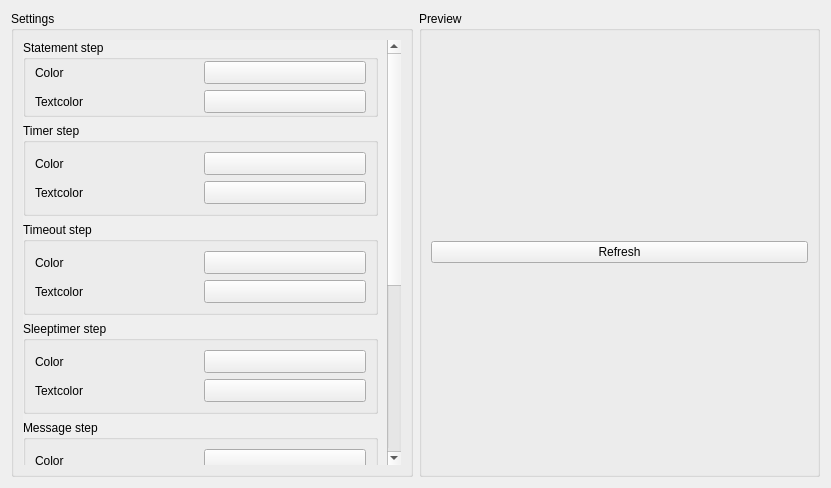
<?xml version="1.0" encoding="UTF-8"?>
<ui version="4.0">
 <class>IrdlEditorStepSettings</class>
 <widget class="QWidget" name="IrdlEditorStepSettings">
  <property name="geometry">
   <rect>
    <x>0</x>
    <y>0</y>
    <width>831</width>
    <height>488</height>
   </rect>
  </property>
  <layout class="QHBoxLayout" name="horizontalLayout">
   <item>
    <widget class="QGroupBox" name="Settings">
     <property name="title">
      <string>Settings</string>
     </property>
     <layout class="QVBoxLayout" name="verticalLayout">
      <item>
       <widget class="QScrollArea" name="scrollArea">
        <property name="sizePolicy">
         <sizepolicy hsizetype="Ignored" vsizetype="Expanding">
          <horstretch>0</horstretch>
          <verstretch>0</verstretch>
         </sizepolicy>
        </property>
        <property name="styleSheet">
         <string notr="true">QScrollArea { background: transparent; }
QScrollArea &gt; QWidget &gt; QWidget { background: transparent; }</string>
        </property>
        <property name="frameShape">
         <enum>QFrame::NoFrame</enum>
        </property>
        <property name="horizontalScrollBarPolicy">
         <enum>Qt::ScrollBarAlwaysOff</enum>
        </property>
        <property name="widgetResizable">
         <bool>true</bool>
        </property>
        <widget class="QWidget" name="scrollAreaWidgetContents">
         <property name="geometry">
          <rect>
           <x>0</x>
           <y>0</y>
           <width>367</width>
           <height>663</height>
          </rect>
         </property>
         <layout class="QVBoxLayout" name="verticalLayout_4">
          <property name="leftMargin">
           <number>0</number>
          </property>
          <property name="topMargin">
           <number>0</number>
          </property>
          <property name="bottomMargin">
           <number>0</number>
          </property>
          <item>
           <widget class="QGroupBox" name="StatementStep">
            <property name="title">
             <string>Statement step</string>
            </property>
            <layout class="QGridLayout" name="gridLayout_2">
             <property name="topMargin">
              <number>1</number>
             </property>
             <property name="bottomMargin">
              <number>1</number>
             </property>
             <item row="0" column="0">
              <widget class="QLabel" name="StatementColorLabel">
               <property name="text">
                <string>Color</string>
               </property>
              </widget>
             </item>
             <item row="0" column="1">
              <widget class="Utils::QtColorButton" name="StatementColor">
               <property name="sizePolicy">
                <sizepolicy hsizetype="Ignored" vsizetype="Fixed">
                 <horstretch>0</horstretch>
                 <verstretch>0</verstretch>
                </sizepolicy>
               </property>
               <property name="text">
                <string/>
               </property>
              </widget>
             </item>
             <item row="1" column="0">
              <widget class="QLabel" name="StatementTextcolorLabel">
               <property name="text">
                <string>Textcolor</string>
               </property>
              </widget>
             </item>
             <item row="1" column="1">
              <widget class="Utils::QtColorButton" name="StatementTextcolor">
               <property name="sizePolicy">
                <sizepolicy hsizetype="Ignored" vsizetype="Fixed">
                 <horstretch>0</horstretch>
                 <verstretch>0</verstretch>
                </sizepolicy>
               </property>
               <property name="text">
                <string/>
               </property>
              </widget>
             </item>
            </layout>
           </widget>
          </item>
          <item>
           <widget class="QGroupBox" name="TimerStep">
            <property name="title">
             <string>Timer step</string>
            </property>
            <layout class="QGridLayout" name="gridLayout">
             <item row="2" column="0">
              <widget class="QLabel" name="TimerTextcolorLabel">
               <property name="text">
                <string>Textcolor</string>
               </property>
              </widget>
             </item>
             <item row="2" column="1">
              <widget class="Utils::QtColorButton" name="TimerTextcolor">
               <property name="sizePolicy">
                <sizepolicy hsizetype="Ignored" vsizetype="Fixed">
                 <horstretch>0</horstretch>
                 <verstretch>0</verstretch>
                </sizepolicy>
               </property>
               <property name="text">
                <string/>
               </property>
              </widget>
             </item>
             <item row="1" column="0">
              <widget class="QLabel" name="TimerColorLabel">
               <property name="text">
                <string>Color</string>
               </property>
              </widget>
             </item>
             <item row="1" column="1">
              <widget class="Utils::QtColorButton" name="TimerColor">
               <property name="sizePolicy">
                <sizepolicy hsizetype="Ignored" vsizetype="Fixed">
                 <horstretch>0</horstretch>
                 <verstretch>0</verstretch>
                </sizepolicy>
               </property>
               <property name="text">
                <string/>
               </property>
              </widget>
             </item>
            </layout>
           </widget>
          </item>
          <item>
           <widget class="QGroupBox" name="TimeoutStep">
            <property name="title">
             <string>Timeout step</string>
            </property>
            <layout class="QGridLayout" name="gridLayout_3">
             <item row="2" column="0">
              <widget class="QLabel" name="TimeoutTextcolorLabel">
               <property name="text">
                <string>Textcolor</string>
               </property>
              </widget>
             </item>
             <item row="2" column="1">
              <widget class="Utils::QtColorButton" name="TimeoutTextcolor">
               <property name="sizePolicy">
                <sizepolicy hsizetype="Ignored" vsizetype="Fixed">
                 <horstretch>0</horstretch>
                 <verstretch>0</verstretch>
                </sizepolicy>
               </property>
               <property name="text">
                <string/>
               </property>
              </widget>
             </item>
             <item row="1" column="0">
              <widget class="QLabel" name="TimeoutColorLabel">
               <property name="text">
                <string>Color</string>
               </property>
              </widget>
             </item>
             <item row="1" column="1">
              <widget class="Utils::QtColorButton" name="TimeoutColor">
               <property name="sizePolicy">
                <sizepolicy hsizetype="Ignored" vsizetype="Fixed">
                 <horstretch>0</horstretch>
                 <verstretch>0</verstretch>
                </sizepolicy>
               </property>
               <property name="text">
                <string/>
               </property>
              </widget>
             </item>
            </layout>
           </widget>
          </item>
          <item>
           <widget class="QGroupBox" name="SleeptimerStep">
            <property name="title">
             <string>Sleeptimer step</string>
            </property>
            <layout class="QGridLayout" name="gridLayout_4">
             <item row="2" column="0">
              <widget class="QLabel" name="SleeptimerColorLabel">
               <property name="text">
                <string>Color</string>
               </property>
              </widget>
             </item>
             <item row="3" column="1">
              <widget class="Utils::QtColorButton" name="SleeptimerTextcolor">
               <property name="sizePolicy">
                <sizepolicy hsizetype="Ignored" vsizetype="Fixed">
                 <horstretch>0</horstretch>
                 <verstretch>0</verstretch>
                </sizepolicy>
               </property>
               <property name="text">
                <string/>
               </property>
              </widget>
             </item>
             <item row="3" column="0">
              <widget class="QLabel" name="SleeptimerTextcolorLabel">
               <property name="text">
                <string>Textcolor</string>
               </property>
              </widget>
             </item>
             <item row="2" column="1">
              <widget class="Utils::QtColorButton" name="SleeptimerColor">
               <property name="sizePolicy">
                <sizepolicy hsizetype="Ignored" vsizetype="Fixed">
                 <horstretch>0</horstretch>
                 <verstretch>0</verstretch>
                </sizepolicy>
               </property>
               <property name="text">
                <string/>
               </property>
              </widget>
             </item>
            </layout>
           </widget>
          </item>
          <item>
           <widget class="QGroupBox" name="MessageStep">
            <property name="title">
             <string>Message step</string>
            </property>
            <layout class="QGridLayout" name="gridLayout_5">
             <item row="2" column="1">
              <widget class="Utils::QtColorButton" name="MessageTextcolor">
               <property name="sizePolicy">
                <sizepolicy hsizetype="Ignored" vsizetype="Fixed">
                 <horstretch>0</horstretch>
                 <verstretch>0</verstretch>
                </sizepolicy>
               </property>
               <property name="text">
                <string/>
               </property>
              </widget>
             </item>
             <item row="0" column="0">
              <widget class="QLabel" name="MessageColorLabel">
               <property name="text">
                <string>Color</string>
               </property>
              </widget>
             </item>
             <item row="2" column="0">
              <widget class="QLabel" name="MessageTextcolorLabel">
               <property name="text">
                <string>Textcolor</string>
               </property>
              </widget>
             </item>
             <item row="0" column="1">
              <widget class="Utils::QtColorButton" name="MessageColor">
               <property name="sizePolicy">
                <sizepolicy hsizetype="Ignored" vsizetype="Fixed">
                 <horstretch>0</horstretch>
                 <verstretch>0</verstretch>
                </sizepolicy>
               </property>
               <property name="text">
                <string/>
               </property>
              </widget>
             </item>
            </layout>
           </widget>
          </item>
          <item>
           <widget class="QGroupBox" name="CheckmessageStep">
            <property name="title">
             <string>Checkmessage step</string>
            </property>
            <layout class="QGridLayout" name="gridLayout_6">
             <item row="1" column="1">
              <widget class="Utils::QtColorButton" name="CheckmessageTextcolor">
               <property name="sizePolicy">
                <sizepolicy hsizetype="Ignored" vsizetype="Fixed">
                 <horstretch>0</horstretch>
                 <verstretch>0</verstretch>
                </sizepolicy>
               </property>
               <property name="text">
                <string/>
               </property>
              </widget>
             </item>
             <item row="1" column="0">
              <widget class="QLabel" name="CheckmessageTextcolorLabel">
               <property name="text">
                <string>Textcolor</string>
               </property>
              </widget>
             </item>
             <item row="0" column="0">
              <widget class="QLabel" name="CheckmessageColorLabel">
               <property name="text">
                <string>Color</string>
               </property>
              </widget>
             </item>
             <item row="0" column="1">
              <widget class="Utils::QtColorButton" name="CheckmessageColor">
               <property name="sizePolicy">
                <sizepolicy hsizetype="Ignored" vsizetype="Fixed">
                 <horstretch>0</horstretch>
                 <verstretch>0</verstretch>
                </sizepolicy>
               </property>
               <property name="text">
                <string/>
               </property>
              </widget>
             </item>
            </layout>
           </widget>
          </item>
          <item>
           <widget class="QGroupBox" name="FragmentStep">
            <property name="title">
             <string>Fragment step</string>
            </property>
            <layout class="QGridLayout" name="gridLayout_7">
             <item row="2" column="0">
              <widget class="QLabel" name="RegionColorLabel">
               <property name="text">
                <string>Regioncolor</string>
               </property>
              </widget>
             </item>
             <item row="1" column="1">
              <widget class="Utils::QtColorButton" name="FragmentTextcolor">
               <property name="sizePolicy">
                <sizepolicy hsizetype="Ignored" vsizetype="Fixed">
                 <horstretch>0</horstretch>
                 <verstretch>0</verstretch>
                </sizepolicy>
               </property>
               <property name="text">
                <string/>
               </property>
              </widget>
             </item>
             <item row="1" column="0">
              <widget class="QLabel" name="FragmentTextcolorLabel">
               <property name="text">
                <string>Textcolor</string>
               </property>
              </widget>
             </item>
             <item row="0" column="1">
              <widget class="Utils::QtColorButton" name="FragmentColor">
               <property name="sizePolicy">
                <sizepolicy hsizetype="Ignored" vsizetype="Fixed">
                 <horstretch>0</horstretch>
                 <verstretch>0</verstretch>
                </sizepolicy>
               </property>
               <property name="text">
                <string/>
               </property>
              </widget>
             </item>
             <item row="0" column="0">
              <widget class="QLabel" name="FragmentColorLabel">
               <property name="text">
                <string>Color</string>
               </property>
              </widget>
             </item>
             <item row="3" column="0">
              <widget class="QLabel" name="RegionTextcolorLabel">
               <property name="text">
                <string>Regiontextcolor</string>
               </property>
              </widget>
             </item>
             <item row="2" column="1">
              <widget class="Utils::QtColorButton" name="RegionColor">
               <property name="sizePolicy">
                <sizepolicy hsizetype="Ignored" vsizetype="Fixed">
                 <horstretch>0</horstretch>
                 <verstretch>0</verstretch>
                </sizepolicy>
               </property>
               <property name="text">
                <string/>
               </property>
              </widget>
             </item>
             <item row="3" column="1">
              <widget class="Utils::QtColorButton" name="RegionTextcolor">
               <property name="sizePolicy">
                <sizepolicy hsizetype="Ignored" vsizetype="Fixed">
                 <horstretch>0</horstretch>
                 <verstretch>0</verstretch>
                </sizepolicy>
               </property>
               <property name="text">
                <string/>
               </property>
              </widget>
             </item>
            </layout>
           </widget>
          </item>
          <item>
           <spacer name="verticalSpacer">
            <property name="orientation">
             <enum>Qt::Vertical</enum>
            </property>
            <property name="sizeHint" stdset="0">
             <size>
              <width>20</width>
              <height>40</height>
             </size>
            </property>
           </spacer>
          </item>
         </layout>
        </widget>
       </widget>
      </item>
     </layout>
    </widget>
   </item>
   <item>
    <widget class="QGroupBox" name="Preview">
     <property name="title">
      <string>Preview</string>
     </property>
     <layout class="QVBoxLayout" name="verticalLayout_2">
      <item>
       <layout class="QVBoxLayout" name="PreviewLayout"/>
      </item>
      <item>
       <widget class="QPushButton" name="refresh">
        <property name="text">
         <string>Refresh</string>
        </property>
       </widget>
      </item>
     </layout>
    </widget>
   </item>
  </layout>
 </widget>
 <customwidgets>
  <customwidget>
   <class>Utils::QtColorButton</class>
   <extends>QToolButton</extends>
   <header location="global">utils/qtcolorbutton.h</header>
  </customwidget>
 </customwidgets>
 <resources/>
 <connections/>
</ui>
